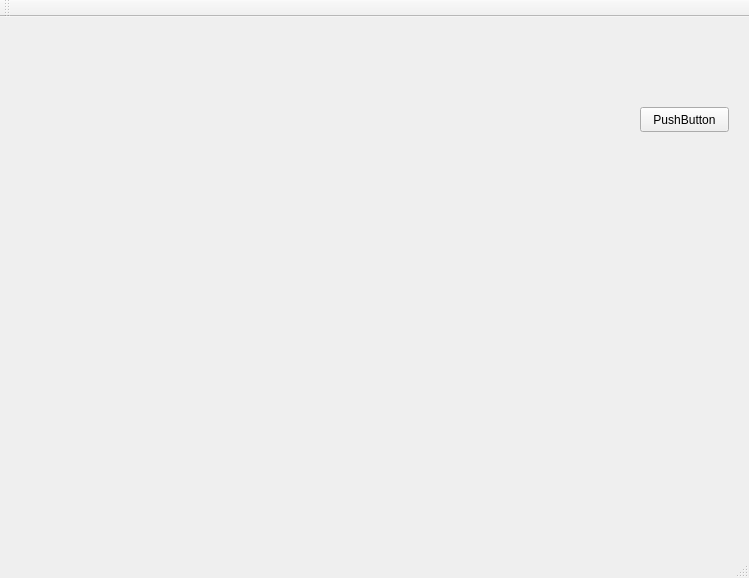
<?xml version="1.0" encoding="UTF-8"?>
<ui version="4.0">
 <class>MainWindow</class>
 <widget class="QMainWindow" name="MainWindow">
  <property name="geometry">
   <rect>
    <x>0</x>
    <y>0</y>
    <width>749</width>
    <height>578</height>
   </rect>
  </property>
  <property name="windowTitle">
   <string>MainWindow</string>
  </property>
  <widget class="QWidget" name="centralWidget">
   <widget class="QWidget" name="verticalLayoutWidget">
    <property name="geometry">
     <rect>
      <x>20</x>
      <y>20</y>
      <width>611</width>
      <height>471</height>
     </rect>
    </property>
    <layout class="QVBoxLayout" name="verticalLayout"/>
   </widget>
   <widget class="QPushButton" name="pushButton_reset_view">
    <property name="geometry">
     <rect>
      <x>640</x>
      <y>90</y>
      <width>89</width>
      <height>25</height>
     </rect>
    </property>
    <property name="text">
     <string>PushButton</string>
    </property>
   </widget>
  </widget>
  <widget class="QMenuBar" name="menuBar">
   <property name="geometry">
    <rect>
     <x>0</x>
     <y>0</y>
     <width>749</width>
     <height>22</height>
    </rect>
   </property>
  </widget>
  <widget class="QToolBar" name="mainToolBar">
   <attribute name="toolBarArea">
    <enum>TopToolBarArea</enum>
   </attribute>
   <attribute name="toolBarBreak">
    <bool>false</bool>
   </attribute>
  </widget>
  <widget class="QStatusBar" name="statusBar"/>
 </widget>
 <layoutdefault spacing="6" margin="11"/>
 <resources/>
 <connections/>
</ui>
